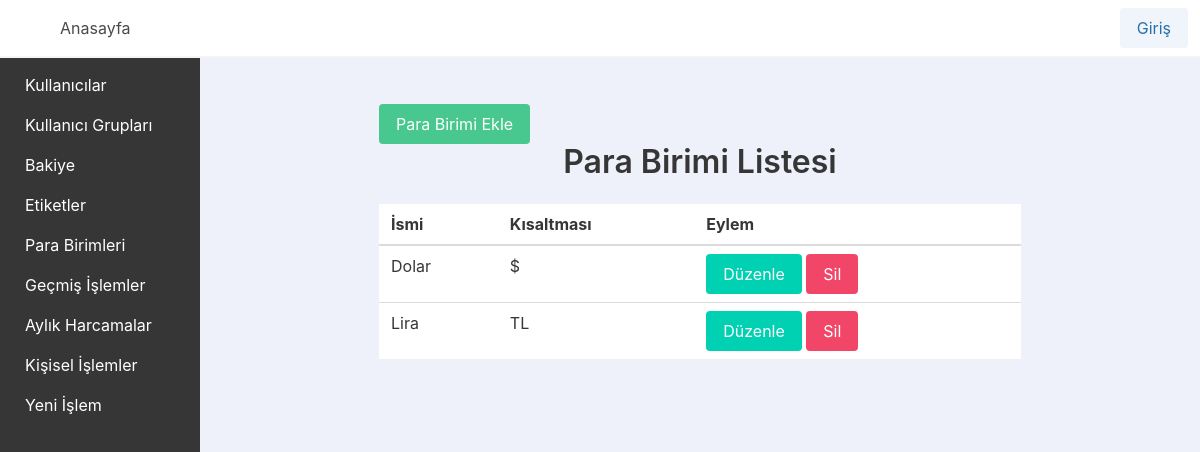
Page /currency on the earlier database version.
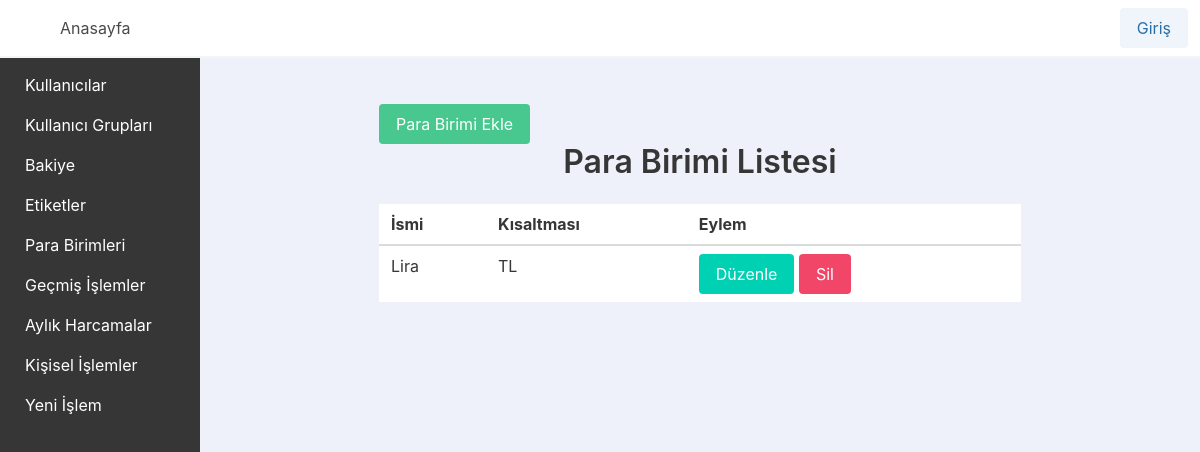
Same page on the later database version.
### app_base/models.py (models this page shows, shortened)
class Currency(models.Model):
    name = models.CharField(max_length=255, unique=True)
    abbreviation = models.CharField(max_length=10, unique=True)

### app_base/views.py (the view)
# urls.py: path("currency", CurrencyListView.as_view(), name="currency_list"),
class CurrencyListView(ListView):
    model = Currency
    template_name = "app_base/currency_list.html"
    context_object_name = "currencies"

### app_base/templates/app_base/currency_list.html (shortened to what this page needs)
{% extends "base.html" %}
{% block content %}
    <div class="container">
        <section class="section">
            <div class="columns is-centered">
                <div class="column is-three-quarters">
                    <a href="{% url 'currency_create' %}" class="button is-success">Para Birimi Ekle</a>
                    <h1 class="title has-text-centered">Para Birimi Listesi</h1>
                    <table class="table is-fullwidth">
                        <thead>
                            <tr>
                                <th>İsmi</th>
                                <th>Kısaltması</th>
                                <th>Eylem</th>
                            </tr>
                        </thead>
                        <tbody>
                            {% for currency in currencies %}
                                <tr>
                                    <td>{{ currency.name }}</td>
                                    <td>{{ currency.abbreviation }}</td>
                                    <td>
                                        <a href="{% url 'currency_update' currency.pk %}" class="button is-primary">Düzenle</a>
                                        <a href="{% url 'currency_delete' currency.pk %}" class="button is-danger">Sil</a>
                                    </td>
                                </tr>
                            {% empty %}
                                <tr>
                                    <td colspan="3">Para Birimi Bulunmadı</td>
                                </tr>
                            {% endfor %}
                        </tbody>
                    </table>
                </div>
            </div>
        </section>
    </div>
{% endblock content %}

Differences in the rows shown:
removed Currency: name "Dolar", abbreviation "$"
